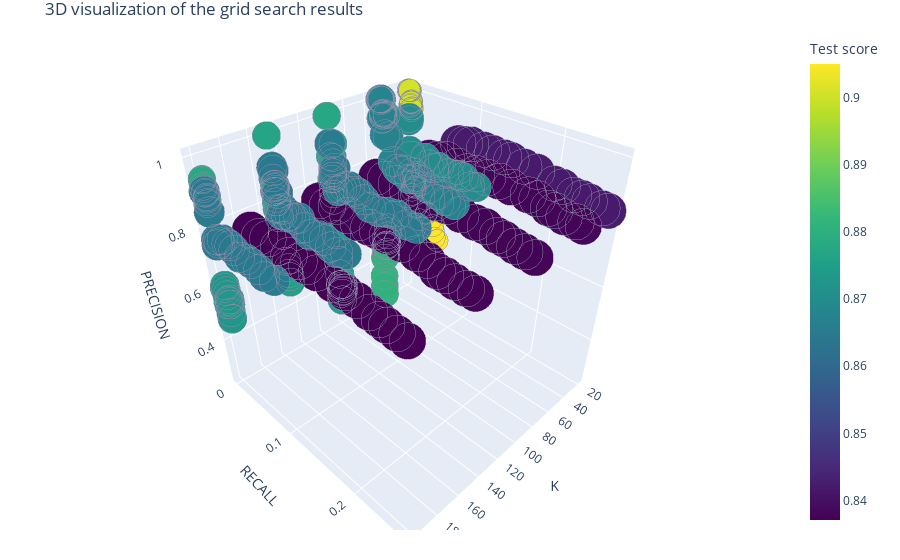

Notebook code for this chart:
### Code cell
import pandas as pd
import numpy as np

import matplotlib.pyplot as plt

import seaborn as sns
sns.set()

%matplotlib inline

import cufflinks as cf

import chart_studio.plotly as py

# Import modules to work with data visualizations offline
from plotly.offline import download_plotlyjs, init_notebook_mode, plot, iplot

# Connect to the plotly.js CDN with the init_notebook_mode() method
# so that the js code is fetched from a cdn, not saved into the notebook
init_notebook_mode(connected=True)

# Use cufflinks offline, don't push plots to the cloud
cf.go_offline()

import plotly.graph_objs as go

pd.set_option('display.max_columns', 200)
pd.set_option('display.max_rows', 200)

#from data_processing import *
#from ml import *

#df_gridsearch.RMSE.max()

#df_gridsearch.RMSE.sort_values().reset_index(drop=True)

#df = pd.DataFrame(data=df_gridsearch.RMSE.sort_values().reset_index(drop=True))
#df

#df['size'] = (df.RMSE / df.RMSE.max()) ** 100 * 20 + 1

# Linear scale

trace = go.Scatter3d(
    x=df_gridsearch['K'],
    y=df_gridsearch['RECALL'],
    z=df_gridsearch['PRECISION'],
    mode='markers', 
    marker=dict(
        #size=df_gridsearch.RMSE **  (1 / 3),
        size=(1- df_gridsearch.RMSE) * 150 + 1,
        #size=(1- (df_gridsearch.RMSE / df_gridsearch.RMSE.max())) * 500 + 1,
        #size=(df_gridsearch.RMSE / df_gridsearch.RMSE.max()) ** 100 * 20 + 1,
        #size=15,
        color=df_gridsearch.RMSE,
        opacity=0.99,
        colorscale='Viridis',
        colorbar=dict(title = 'Test score'),
        line=dict(color='rgb(140, 140, 170)')
    ),
    #text=df_gridsearch.Text,
    text=df_gridsearch.METHOD,
    hoverinfo='text'
)

data = [trace]
layout = go.Layout(
    title='3D visualization of the grid search results',
    margin=dict(
        l=30,
        r=30,
        b=30,
        t=30
    ),
#     height=600,
#     width=960,
    scene = dict(
        xaxis = dict(
            title='K',
            nticks=10
        ),
        yaxis = dict(
            title='RECALL',
        ),
        zaxis = dict(
            title='PRECISION',

        ),
    ),
 
)

fig = go.Figure(data=data, layout=layout)
iplot(fig)

#<iframe
#  src="the/path/to/chart-name.html"
#  width="800"
#  height="600"
#  title="chart name"
#  style="border:none">
#</iframe>

fig.write_html("imagen3D.html")

#https://www.python-graph-gallery.com/plotly/
#https://qiita.com/bmj0114/items/8009f282c99b77780563   #grid search map 2D  
#https://towardsdatascience.com/using-3d-visualizations-to-tune-hyperparameters-of-ml-models-with-python-ba2885eab2e9
#https://github.com/xoelop/Medium-posts/blob/master/3d%20cross%20validation/ML%206%20-%20Gridsearch%20visulizations%20.ipynb

#%%html
#<iframe src="../../interactiveCharts/parallel-coordinate-plot-plotly.html" width="800" height="600" title="parallel coordinate chart with plotly" style="border:none"></iframe>

### Figure 1 — Plotly figure (JSON) as saved in the notebook; plotly's stock layout.template omitted (floating-point values rounded to 4 significant figures; data arrays with more than 128 entries replaced by an {"elided": "..."} marker saying what was removed)
{"data": [{"hoverinfo": "text", "marker": {"color": {"elided": "320 float values"}, "colorbar": {"title": {"text": "Test score"}}, "colorscale": [[0, "#440154"], [0.1111, "#482878"], [0.2222, "#3e4989"], [0.3333, "#31688e"], [0.4444, "#26828e"], [0.5556, "#1f9e89"], [0.6667, "#35b779"], [0.7778, "#6ece58"], [0.8889, "#b5de2b"], [1, "#fde725"]], "line": {"color": "rgb(140, 140, 170)"}, "opacity": 0.99, "size": {"elided": "320 float values"}}, "mode": "markers", "text": {"elided": "320 str values"}, "type": "scatter3d", "x": {"elided": "320 int values"}, "y": {"elided": "320 float values"}, "z": {"elided": "320 float values"}}], "layout": {"margin": {"b": 30, "l": 30, "r": 30, "t": 30}, "scene": {"xaxis": {"nticks": 10, "title": {"text": "K"}}, "yaxis": {"title": {"text": "RECALL"}}, "zaxis": {"title": {"text": "PRECISION"}}}, "title": {"text": "3D visualization of the grid search results"}}}
